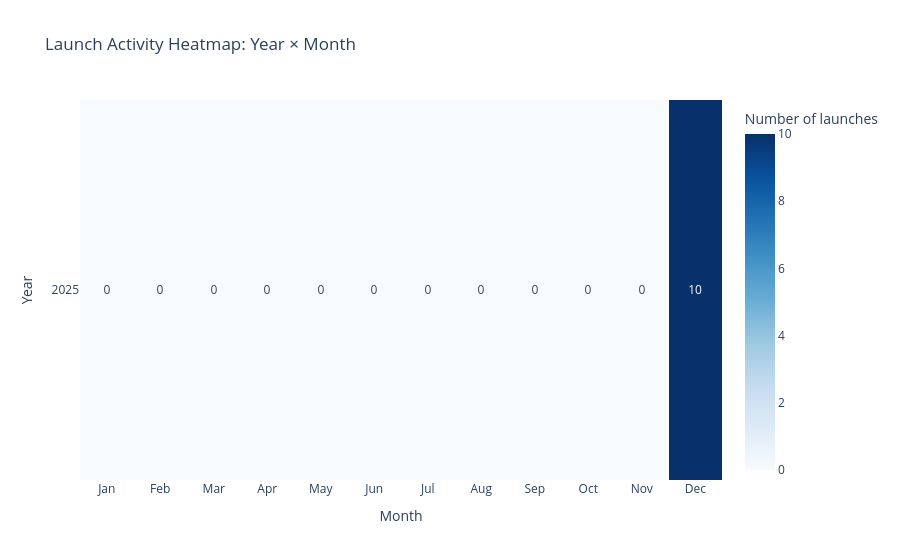

The code cell stored with this chart in its notebook:
### Markdown cell above
# Research Question 4 — Year-over-year changes and monthly patterns

**Question:** What year-over-year changes and monthly patterns can be observed in launch activity?

The heatmap compares each calendar month across years. The second chart shows the percentage change in annual launch totals compared with the previous year. The first year has no previous year for comparison.

### Code cell
year_month = (
    df.dropna(subset=["launch_year", "launch_month"])
      .groupby(["launch_year", "launch_month"])
      .size()
      .rename("launches")
      .reset_index()
)

heatmap_data = year_month.pivot(
    index="launch_year", columns="launch_month", values="launches"
).reindex(columns=range(1, 13)).fillna(0)

month_names = ["Jan", "Feb", "Mar", "Apr", "May", "Jun",
               "Jul", "Aug", "Sep", "Oct", "Nov", "Dec"]

fig = px.imshow(
    heatmap_data,
    labels={"x": "Month", "y": "Year", "color": "Number of launches"},
    x=month_names,
    y=heatmap_data.index.astype(str),
    text_auto=True,
    aspect="auto",
    title="Launch Activity Heatmap: Year × Month",
    color_continuous_scale="Blues"
)
fig.show()

annual_counts = (
    df.dropna(subset=["launch_year"])
      .groupby("launch_year").size()
      .rename("launches").reset_index()
      .sort_values("launch_year")
)
annual_counts["yoy_change_pct"] = annual_counts["launches"].pct_change() * 100
yoy = annual_counts.dropna(subset=["yoy_change_pct"]).copy()
yoy["direction"] = np.where(yoy["yoy_change_pct"] >= 0, "Increase", "Decrease")
yoy["launch_year"] = yoy["launch_year"].astype(str)

fig = px.bar(
    yoy,
    x="launch_year",
    y="yoy_change_pct",
    color="direction",
    text=yoy["yoy_change_pct"].map(lambda value: f"{value:+.1f}%"),
    title="Year-over-Year Change in Recorded Launches",
    labels={"launch_year": "Year", "yoy_change_pct": "Change from previous year (%)", "direction": "Change"}
)
fig.add_hline(y=0, line_dash="dash", line_color="gray")
fig.update_traces(textposition="outside")
fig.show()

display(annual_counts)

### Figure 1 — Plotly figure (JSON) as saved in the notebook; plotly's stock layout.template omitted (floating-point values rounded to 4 significant figures)
{"data": [{"coloraxis": "coloraxis", "hovertemplate": "Month: %{x}<br>Year: %{y}<br>Number of launches: %{z}<extra></extra>", "name": "0", "texttemplate": "%{z}", "type": "heatmap", "x": ["Jan", "Feb", "Mar", "Apr", "May", "Jun", "Jul", "Aug", "Sep", "Oct", "Nov", "Dec"], "xaxis": "x", "y": ["2025"], "yaxis": "y", "z": [[0.0, 0.0, 0.0, 0.0, 0.0, 0.0, 0.0, 0.0, 0.0, 0.0, 0.0, 10.0]]}], "layout": {"coloraxis": {"autocolorscale": false, "colorbar": {"title": {"text": "Number of launches"}}, "colorscale": [[0, "rgb(247,251,255)"], [0.125, "rgb(222,235,247)"], [0.25, "rgb(198,219,239)"], [0.375, "rgb(158,202,225)"], [0.5, "rgb(107,174,214)"], [0.625, "rgb(66,146,198)"], [0.75, "rgb(33,113,181)"], [0.875, "rgb(8,81,156)"], [1, "rgb(8,48,107)"]]}, "title": {"text": "Launch Activity Heatmap: Year × Month"}, "xaxis": {"anchor": "y", "domain": [0, 1], "title": {"text": "Month"}}, "yaxis": {"anchor": "x", "autorange": "reversed", "domain": [0, 1], "title": {"text": "Year"}}}}
